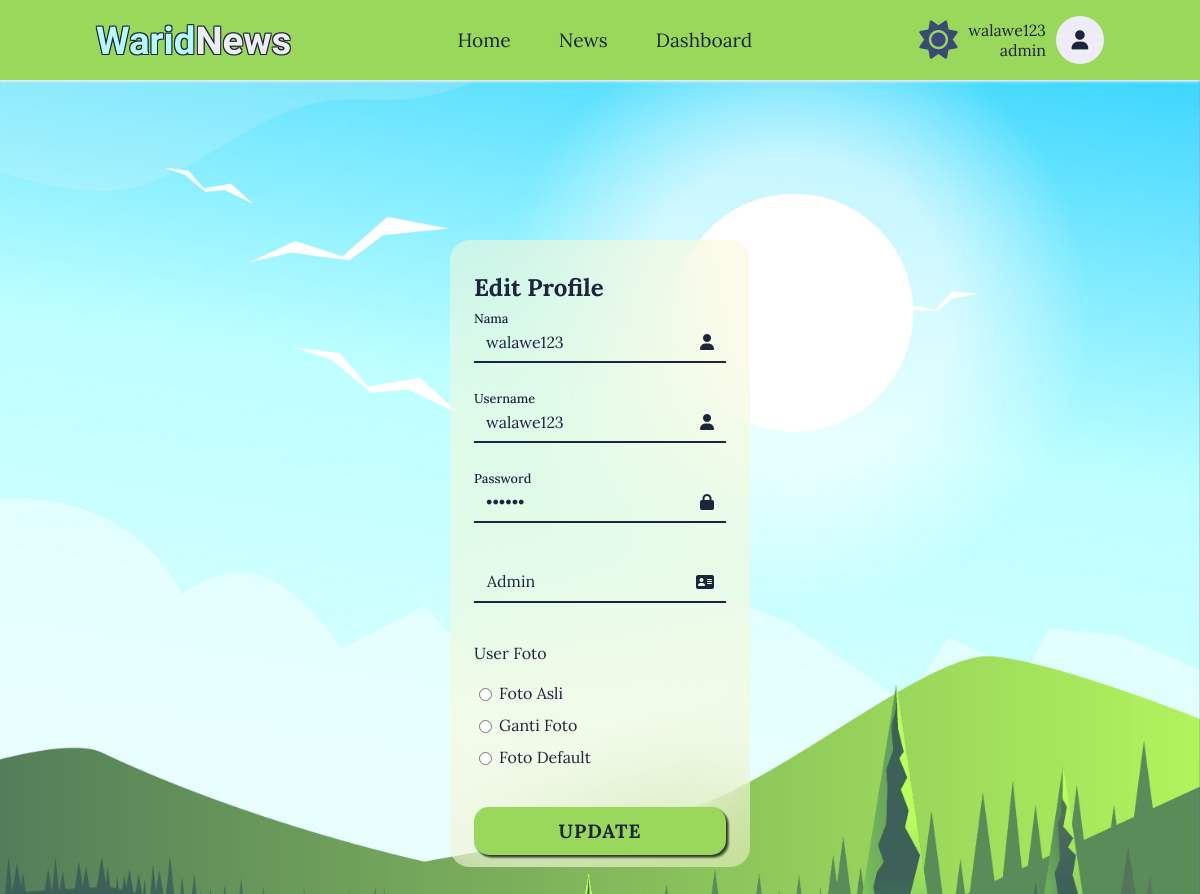
The page /?page=profile_edit&role=admin&id=42 (signed in) on the database its author committed.
### tables this page shows
CREATE TABLE `user` (
  `id` int(10) NOT NULL,
  `username` varchar(30) NOT NULL,
  `password` varchar(30) NOT NULL,
  `nama` varchar(30) NOT NULL,
  `role` varchar(20) NOT NULL,
  `foto` varchar(50) NOT NULL,
  `verified` varchar(30) NOT NULL
);

### app/auth/auth.php (called while the page is built, shortened)
<?php
$user_is_signin = isset($_SESSION['username']) && isset($_SESSION['id']);
if ($user_is_signin) {
    $id = $_SESSION['id'];
}
?>

### index.php (called while the page is built)
<?php
    include "./assets/scripts/scripts.php";
?>

### app/page/profile_edit.php (the view, shortened to what this page needs)
<?php
$user_id = $_GET['id'];
$userData = mysqli_query($koneksi, "SELECT * FROM user WHERE id='$user_id'");
if (mysqli_num_rows($userData) > 0) {
    $data = mysqli_fetch_assoc($userData);
    $role = $data['role'];
?>
<div class="kotak_signin">
    <div class="wrapper">
        <div class="form-box signin">
            <h2>Edit Profile</h2>
            <form action="?page=profile_update" method="post" enctype="multipart/form-data" autocomplete="off">
                <div class="input-box">
                    <span class="icon"><i class="fa-solid fa-user"></i></span>
                    <input type="text" name="nama" class="form_signin" required maxlength="30" value="<?php echo $data['nama']; ?>">
                    <label for="nama">Nama</label>
                </div>
                <div class="input-box">
                    <span class="icon"><i class="fa-solid fa-user"></i></span>
                    <input type="text" name="username" class="form_signin" required maxlength="30" value="<?php echo $data['username']; ?>">
                    <label for="username">Username</label>
                </div>
                <div class="input-box">
                    <span class="icon"><i class="fa-solid fa-lock"></i></span>
                    <input type="password" name="password" class="form_signin" required maxlength="30" value="<?php echo $data['password']; ?>">
                    <label for="password">Password</label>
                </div>
                <div class="input-box">
                    <span class="icon"><i class="fa-solid fa-address-card"></i></span>
                    <select name="role" class="role" id="role" required>
                        <option value="admin" <?php if ($role === 'admin') {
                            echo 'selected';
                        } ?>>Admin</option>
                    </select>
                </div>
                <div class="update-foto-container">
                    <label class="label">User Foto</label>
                    <label class="label-opt">
                        <input type="radio" id="fotoLamaCheck" name="userFotoSelect" onclick="fotoLama();" value="fotoLama" required/>
                        <span>Foto Asli</span>
                    </label>
                    <label class="label-opt">
                        <input type="radio" id="fotoGantiCheck" name="userFotoSelect" onclick="fotoGanti();" value="fotoGanti" required/>
                        <span>Ganti Foto</span>
                    </label>
                    <label class="label-opt">
                        <input type="radio" id="fotoDefaultCheck" name="userFotoSelect" onclick="fotoDefault();" value="fotoDefault" required/>
                        <span>Foto Default</span>
                    </label>
                </div>
                <input type="submit" class="tombol" value="UPDATE">
            </form>
        </div>
    </div>
</div>
<?php } ?>

### assets/components/profile/profileFoto.php
<?php
    if (isset($_SESSION['username']) && isset($_SESSION['id'])) {
        $data = mysqli_query($koneksi, "SELECT * FROM user WHERE id='$id'");
        if ($data) {
            while ($userIsi = mysqli_fetch_array($data)) {
        ?>
        <?php if ($userIsi['foto'] == 'default') { ?>
            <div class="userIn"><i class="fa-solid fa-user"></i></div>
        <?php } else { ?>
            <img src="<?php echo $userDir.htmlspecialchars($userIsi['foto']); ?>" alt="Profile Picture" class="userIn">
        <?php } ?>
        <?php
            }
        } else {
            echo "<p>Error fetching user data.</p>";
        }
    }
?>

### assets/css/style.css (style rules this page uses)
* { box-sizing: border-box; text-decoration: none; font-family: var(--Lora); scroll-behavior: smooth; color: var(--color-1); }
:root { --Lora: 'Lora', serif; --Candal: 'Candal', serif; --text-3D: 1px 1px 2px var(--box-color), 2px 2px 2px var(--box-color), 3px 3px 2px var(--box-color); --box-color: rgba(0, 0, 0, 0.4); --color-1-brand: rgba(181, 249, 254, 1); --color-3-brand: rgb(238, 236, 245); --textStroke-brand: -1px -1px 0 rgba(28, 37, 59, 1), 1px -1px 0 rgba(28, 37, 59, 1), -1px 1px 0 rgba(28, 37, 59, 1), 1px 1px 0 rgba(28, 37, 59, 1); --fontSizeI: clamp(125px, 25vh, 500px); --fontSize1: clamp(24px, 4.8vh, 96px); --fontSizeSpan: clamp(20px, 4vh, 80px); --fontSize2: clamp(12px, 2.4vh, 48px); --fontSize3: clamp(10px, 2vh, 40px); --fontSize4: clamp(8px, 1.6vh, 32px); --fontSize5: clamp(6px, 1.2vh, 24px); --box-shadow: var(--color-3) 0px 1px 3px, var(--color-3) 0px 1px 2px; --bg: url("../images/bg-light.jpg"); --color-1: rgba(28, 37, 59, 1); --color-2: rgba(203, 236, 218, 1); --color-3: rgb(238, 236, 245); --color-4: rgba(154, 216, 92, 1); --color-5: rgba(251, 248, 211, .5); --textStroke: -1px -1px 0 var(--color-3), 1px -1px 0 var(--color-3), -1px 1px 0 var(--color-3), 1px 1px 0 var(--color-3); --brightness: brightness(90%); }
body { background: var(--bg); background-size: cover; background-repeat: no-repeat; margin: 0; padding: 0; }
header * { font-size: var(--fontSize2); }
.kotak_signin { display: flex; justify-content: center; align-items: center; padding: 10vh; }
.wrapper { position: relative; width: 25vw; height: max-content; background: transparent; border: 2px solid var(--backdrop); background: var(--color-5); border-radius: 20px; backdrop-filter: blur(50px); -webkit-backdrop-filter: blur(50px); padding: 1vw; display: flex; justify-content: center; align-items: center; }
.form-box { display: flex; width: 100%; height: 100%; flex-direction: column; padding: 0 1vw; display: flex; }
.form-box form { display: flex; flex-direction: column; gap: 5vh; }
.input-box { position: relative; width: 100%; height: 5vh; border-bottom: 2px solid var(--color-1); font-size: var(--fontSize3); }
.input-box label { position: absolute; top: 50%; left: 1vw; transform: translateY(-50%); font-weight: 500; pointer-events: none; transition: all .3s ease-in-out; }
.input-box input { font-size: var(--fontSize3); width: 85%; height: 100%; padding: 0 1vw; background: transparent; border: none; outline: none; cursor: pointer; }
.input-box .role { -webkit-appearance: none; -moz-appearance: none; appearance: none; text-indent: 1px; text-overflow: ''; font-size:var(--fontSize3); width: 100%; height: 100%; padding: 0 1vw; background: transparent; border: none; outline: none; cursor: pointer; }
.input-box .role option { background: var(--color-4); border: none; outline: none; color: var(--color-dark); cursor: pointer; }
.input-box .icon { position: absolute; right: 1vw; top: 50%; transform: translateY(-50%); }
.input-box input:focus ~ label, .input-box input:valid ~ label { top: -5px; font-size: var(--fontSize4); left: 0; }
input[type="submit"] { font-weight: bold; font-weight: bold; text-align: center; background: var(--color-4); backdrop-filter: blur(20px); padding: 1vw 1.5vw; border-radius: 15px; border: 1px solid var(--color-dark); font-size: var(--fontSize2); letter-spacing: 1px; text-transform: uppercase; cursor: pointer; transition: all .3s ease; box-shadow: var(--text-3D); }
.update-foto-container { display: flex; flex-direction: column; gap: 0.75rem; align-items: flex-start; }
.update-foto-container .label { display: inline-block; margin-bottom: 0.5rem; }
.update-foto-container .label-opt { cursor: pointer; display: flex; flex-direction: row; gap: 0.25rem; align-items: center; }

### rows shown on the page
user: foto "default" (drawn), nama "walawe123", username "walawe123", role "Admin"

### other values the page prints
$_SESSION['username'] "walawe123"
$_SESSION['role'] "admin"
